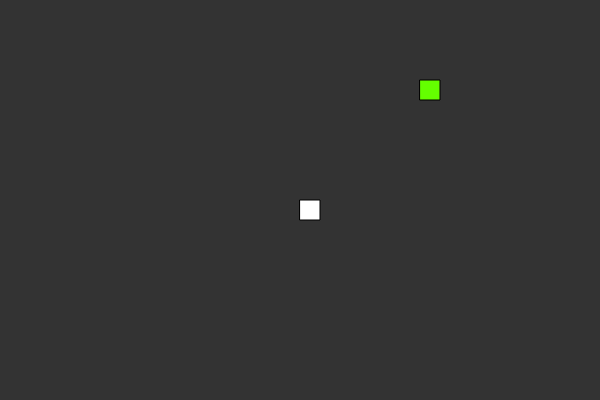
Frame 1 (no input)
Frame 60 (no input): identical to frame 1, image omitted
Frame 120 (the mouse pressed at the canvas centre since frame 60): identical to frame 1, image omitted

The p5.js sketch that drew this single still picture (run headless with seeded random() and noise() and a simulated clock; from frame 60 on, the mouse is pressed at the canvas centre):

// p5.js sketch
// ── sketch.js
var s;
var scl = 20;
var food;
var speed;

function setup() {
  createCanvas(600, 400);
  s = new Snake();
  pickLocation();
}

function pickLocation() {
  var cols = floor(width/scl);
  var rows = floor(height/scl);
  food = createVector(floor(random(cols)), floor(random(rows)));
  food.mult(scl);
}

function draw() {
  background(51);

  if(s.eat(food)) {
    pickLocation();
  }

  s.death();
  s.update();
  s.show();

  fill(100,255,0);
  rect(food.x, food.y, scl, scl);
}

function keyPressed() {
  if(keyCode === UP_ARROW) {
    s.dir(0, -1);
  } else if (keyCode === DOWN_ARROW) {
    s.dir(0, 1);
  } else if (keyCode === RIGHT_ARROW) {
    s.dir(1, 0);
  } else if (keyCode === LEFT_ARROW) {
    s.dir(-1, 0);
  }
  else {
    s.dir(0,0);
  }

  speed = map(s.total, 0, 50, 8, 33);
  frameRate(speed);

}

// ── snake.js
function Snake() {
    this.x = width/2;
    this.y = height/2;
    this.xspeed = 0;
    this.yspeed = 0;

    this.total = 0;
    this.tail = [];

    this.dir = function(x, y) {
        this.xspeed = x;
        this.yspeed = y;
    }

    this.eat = function(pos) {
        var d = dist(this.x, this.y, pos.x, pos.y);
        if (d < 1)  {
            this.total++;
            return true;
        } else {
            return false;
        }
    }

    this.death = function() {
        for (var i = 0; i < this.tail.length; i++) {
            var pos = this.tail[i];
            var d = dist(this.x, this.y, pos.x, pos.y)
            if (d < 1) {
                this.initialize();
            }
        }
    }

    this.update = function() {
        for (var i = 0; i < this.tail.length - 1; i++) {
            this.tail[i] = this.tail[i + 1];
        }
        this.tail[this.total - 1] = createVector(this.x, this.y);

        if(this.x < 0) {
          this.x = this.x + width+scl;
        }
        if(this.y < 0){
          this.y = this.y + height+scl;
        }

        this.x = (this.x + this.xspeed * scl) % width;
        this.y = (this.y + this.yspeed * scl) % height;
    }

    this.show = function()  {
        fill(255);
        for (var i = 0; i < this.tail.length; i++) {
            rect(this.tail[i].x, this.tail[i].y, scl, scl);
        }
        rect(this.x, this.y, scl, scl);

    }

    this.initialize = function() {
      this.total = 0;
      this.tail = [];
      this.dir(0,0);
      this.x = width/2;
      this.y = height/2;
    }
}
